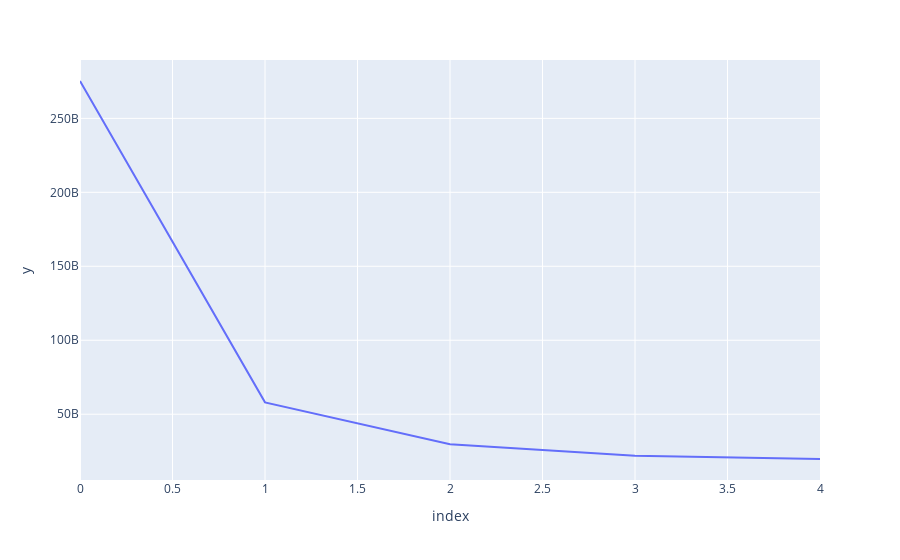

The notebook cell this image was saved under:
### Markdown cell above
### df_true -> defects == true

### Code cell
sse = get_kmeans_sse(df_true, kmeans_kwargs, k)
#elbow_plot(k, sse)

### Figure 1 — Plotly figure (JSON) as saved in the notebook; plotly's stock layout.template omitted (floating-point values rounded to 4 significant figures)
{"data": [{"hovertemplate": "index=%{x}<br>y=%{y}<extra></extra>", "legendgroup": "", "line": {"color": "#636efa", "dash": "solid"}, "mode": "lines", "name": "", "orientation": "v", "showlegend": false, "type": "scatter", "x": [0, 1, 2, 3, 4], "xaxis": "x", "y": [275300000000.0, 58010000000.0, 29690000000.0, 21970000000.0, 19720000000.0], "yaxis": "y"}], "layout": {"legend": {"tracegroupgap": 0}, "margin": {"t": 60}, "xaxis": {"anchor": "y", "domain": [0, 1], "title": {"text": "index"}}, "yaxis": {"anchor": "x", "domain": [0, 1], "title": {"text": "y"}}}}
